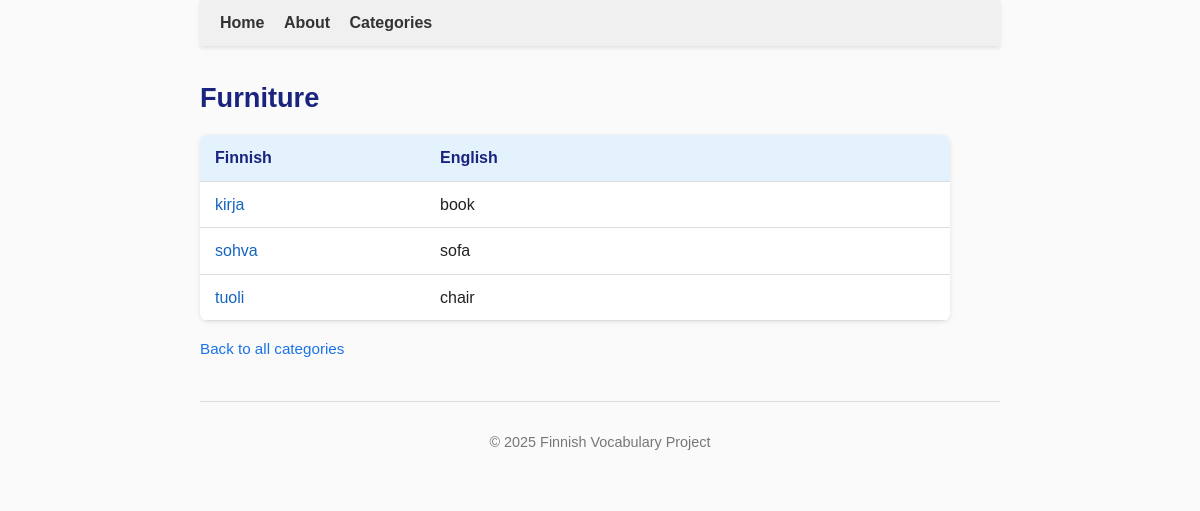
Screenshot of /categories/Furniture with the database file from the repository.
### tables this page shows
CREATE TABLE categories (
    id INTEGER PRIMARY KEY,
    name TEXT NOT NULL UNIQUE,
    parent_id INTEGER REFERENCES categories(id)
);

CREATE TABLE words (
        id INTEGER PRIMARY KEY,
        word TEXT UNIQUE NOT NULL,
        pos_id INTEGER REFERENCES parts_of_speech(id)
    );

CREATE TABLE translations (
        id INTEGER PRIMARY KEY,
        meaning_id INTEGER NOT NULL REFERENCES meanings(id),
        translation_text TEXT NOT NULL,
        translation_number INTEGER
    );

### app.py (the view)
@app.route('/categories/<category_name>')
def show_category(category_name):
    conn = sqlite3.connect("finnish.db")
    conn.row_factory = sqlite3.Row
    cur = conn.cursor()
    cur.execute("SELECT id, name, parent_id FROM categories WHERE name = ?", (category_name,))
    category = cur.fetchone()
    if not category:
        return f"Category '{category_name}' not found."
    cur.execute("""
        SELECT w.id, w.word
        FROM words w
        JOIN word_categories wc ON w.id = wc.word_id
        WHERE wc.category_id = ?
        ORDER BY w.word
    """, (category['id'],))
    words = cur.fetchall()
    words_with_translations = []
    for w in words:
        cur.execute("""
            SELECT t.translation_text
            FROM meanings m
            JOIN translations t ON m.id = t.meaning_id
            WHERE m.word_id = ?
            ORDER BY m.meaning_number, t.translation_number
            LIMIT 3
        """, (w['id'],))
        translations = [t['translation_text'] for t in cur.fetchall()]
        words_with_translations.append({
            'word': w['word'],
            'translations': translations
        })
    cur.execute("SELECT id, name FROM categories WHERE parent_id = ? ORDER BY name", (category['id'],))
    subcategories = cur.fetchall()
    parent = None
    if category['parent_id']:
        cur.execute("SELECT name FROM categories WHERE id = ?", (category['parent_id'],))
        parent = cur.fetchone()
    conn.close()
    return render_template(
        "category.html",
        category=category,
        words=words_with_translations,
        subcategories=subcategories,
        parent=parent
    )

### templates/category.html (shortened to what this page needs)
{% extends "base.html" %}
{% block content %}
<h2>{{ category['name'] }}</h2>
{% if words %}
<table class="category-table">
    <thead>
        <tr>
            <th>Finnish</th>
            <th>English</th>
        </tr>
    </thead>
    <tbody>
        {% for w in words %}
        <tr>
            <td>
                <a href="{{ url_for('show_word', word_name=w['word']) }}">{{ w['word'] }}</a>
            </td>
            <td>
                {{ ", ".join(w['translations']) }}
            </td>
        </tr>
        {% endfor %}
    </tbody>
</table>
{% else %}
<p>No words in this category yet.</p>
{% endif %}
{% if parent %}
<p class="breadcrumb">
    <a href="{{ url_for('show_category', category_name=parent['name']) }}">Back to {{ parent['name'] }}</a>
</p>
{% else %}
<p class="breadcrumb">
    <a href="{{ url_for('categories') }}">Back to all categories</a>
</p>
{% endif %}
{% endblock %}

### static/style.css (style rules this page uses)
body { font-family: Arial, sans-serif; max-width: 800px; margin: 0 auto; line-height: 1.6; color: #222; background-color: #fafafa; padding: 0 20px 40px 20px; }
h2 { font-size: 1.7em; color: #1a237e; margin-bottom: 0.2em; }
.breadcrumb { margin-bottom: 1em; font-size: 0.95em; color: #555; }
.breadcrumb a { color: #1a73e8; text-decoration: none; }
.category-table { width: 100%; max-width: 750px; border-collapse: collapse; margin-top: 1em; background-color: #ffffff; border-radius: 8px; overflow: hidden; box-shadow: 0 1px 4px rgba(0,0,0,0.1); }
.category-table th, .category-table td { padding: 10px 15px; text-align: left; border-bottom: 1px solid #ddd; }
.category-table th { background-color: #e3f2fd; color: #1a237e; font-weight: 600; }
.category-table a { color: #1565c0; text-decoration: none; font-weight: 500; }
.category-table th:first-child, .category-table td:first-child { width: 30%; white-space: nowrap; }
.category-table th:last-child, .category-table td:last-child { width: 70%; }

### rows the page displays
categories: name "Furniture"
words: word "kirja"
translations: translation_text "book"
words: word "sohva"
translations: translation_text "sofa"
words: word "tuoli"
translations: translation_text "chair"
